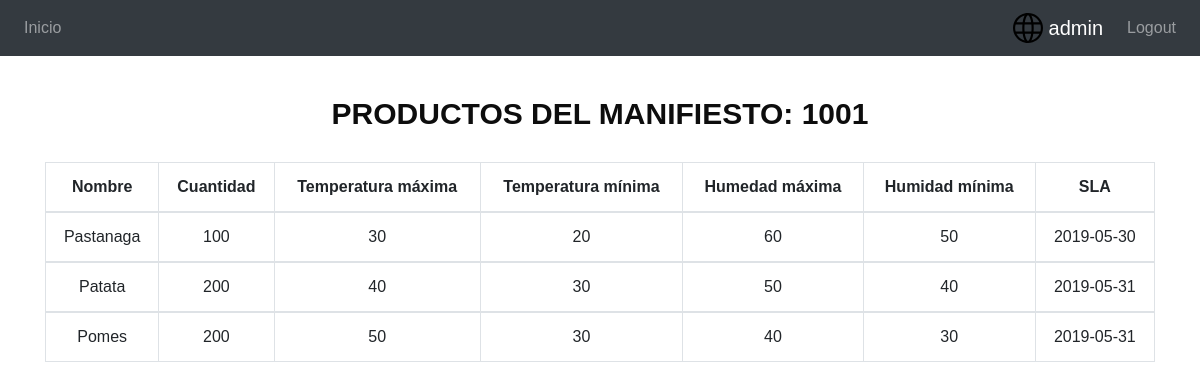
The page /application/salas/1001/products (signed in) on the database its author committed.
### application/models.py (models this page shows, shortened)
class Product (models.Model):
    reference = models.CharField(max_length=64)
    name = models.CharField(max_length=64)
    qty = models.IntegerField()
    delivery_date = models.DateField(null=True, blank=True, help_text="Seleccionar la fecha de salida")
    temp_max = models.IntegerField()
    temp_min = models.IntegerField()
    hum_max = models.IntegerField()
    hum_min = models.IntegerField()
    sla = models.CharField(max_length=64)

### application/views.py (the view)
# urls.py: path('salas/<int:pk>/products',product_details,name='product_detail'),
def product_details(request, pk):
    logged_user = request.user
    role_class = UserProfile.objects.filter(user=logged_user)
    if role_class.get().role == 'gestorsala' or role_class.get().role == 'admin' or role_class.get().role == 'operario':
        reference = pk
        products = Product.objects.filter(reference=reference)
        return render(request=request, template_name="details/product_detail.html",
                      context={'products': products, 'reference': reference})
    else:
        raise PermissionDenied

### templates/details/product_detail.html (shortened to what this page needs)
{% extends 'generic.html' %}
    {% block informacio %}
        <div class="container text-center">
            <div style="margin-bottom: 20px ">
                <h2 align="center" style="color: #0d0d0d">Productos del Manifiesto: {{ reference }}</h2>
            </div>
        <table class="table table-bordered">
          <thead>
            <tr>
              <th scope="col">Nombre</th>
              <th scope="col">Cuantidad</th>
              <th scope="col">Temperatura máxima</th>
              <th scope="col">Temperatura mínima</th>
              <th scope="col">Humedad máxima</th>
              <th scope="col">Humidad mínima</th>
              <th scope="col">SLA</th>
            </tr>
          </thead>
          <tbody>
            {% for Product in products %}
            <tr>
                <td>  {{ Product.name}}  </td>
                <td>  {{ Product.qty}}  </td>
                <td>  {{ Product.temp_max}}  </td>
                <td>  {{ Product.temp_min}}  </td>
                <td>  {{ Product.hum_max}}  </td>
                <td>  {{ Product.hum_min}}  </td>
                <td>  {{ Product.sla}}  </td>
            </tr>
          </tbody>
            {% empty %} Lo sentimos, este manifiesto no existe!
            {% endfor %}
        </table>
        </div>
    {% endblock %}

### templates/generic.html (shortened to what this page needs)
<!DOCTYPE html>
<html lang="en">
<head>
    <link rel="stylesheet" href="https://maxcdn.bootstrapcdn.com/bootstrap/4.3.1/css/bootstrap.min.css">
     {% load static %}
    <link rel="stylesheet" href="{% static '/css/start_page.css' %}">
</head>
<body>
    <div>
        <div>
            {% block content %}
                {% block register %}
                     {% if user.is_authenticated %}
                                {% block nav %}
                                        <nav class="navbar navbar-expand-lg navbar-dark bg-dark">
                                            <div class="collapse navbar-collapse" id="navbarSupportedContent">
                                                <ul class="navbar-nav mr-auto">
                                                        <li class="nav-item">
                                                        <a class=" nav-link" href="{% url 'homepage' %}"> Inicio</a>
                                                        </li>
                                                </ul>
                                                <ul class="navbar-nav margin-right: auto">
                                                       <li class="nav-item active" >
                                                    <a class="navbar-brand" href="#"><img src="{% static '/icon/world-wide-web.svg' %}" width="30" height="30" class="d-inline-block align-top" alt=""> {{ user.username }}</a>
                                                        </li>
                                                        <li class="nav-item">
                                                    <a class=" nav-link" href="{% url 'logout' %}"> Logout</a>
                                                        </li>
                                                </ul>
                                            </div>
                                        </nav>
                                {% endblock %}
                                {% block informacio %}{% endblock %}
                         {% endif %}
                {% endblock %}
            {% endblock %}
         </div>
    </div>
</body>
</html>

### application/static/css/start_page.css (style rules this page uses)
html { background-color: #56baed; }
body { font-family: "Poppins", sans-serif; height: 100vh; }
a { color: #92badd; display:inline-block; text-decoration: none; font-weight: 400; }
h2 { text-align: center; font-size: 30px; font-weight: 600; text-transform: uppercase; display:inline-block; margin: 40px 8px 10px 8px; color: #cccccc; }

### rows shown on the page
Product: name "Pastanaga", qty "100", temp_max "30", temp_min "20", hum_max "60", hum_min "50", sla "2019-05-30"
Product: name "Patata", qty "200", temp_max "40", temp_min "30", hum_max "50", hum_min "40", sla "2019-05-31"
Product: name "Pomes", qty "200", temp_max "50", temp_min "30", hum_max "40", hum_min "30", sla "2019-05-31"

### other values the page prints
{{ user.username }} "admin"
{{ reference }} "1001"
